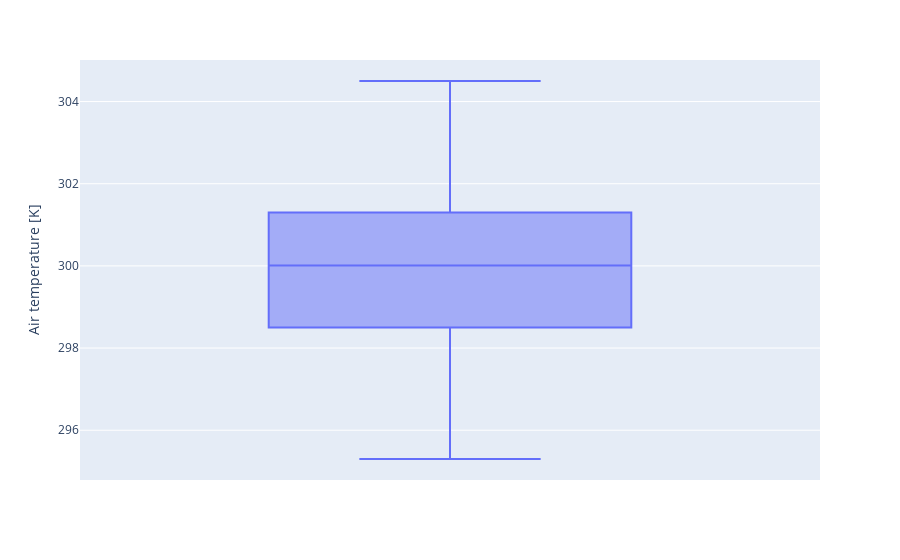
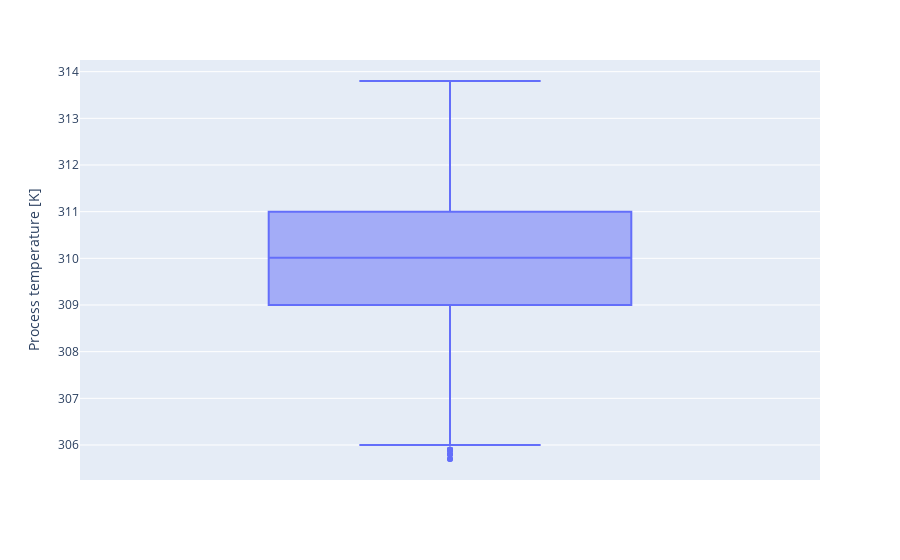
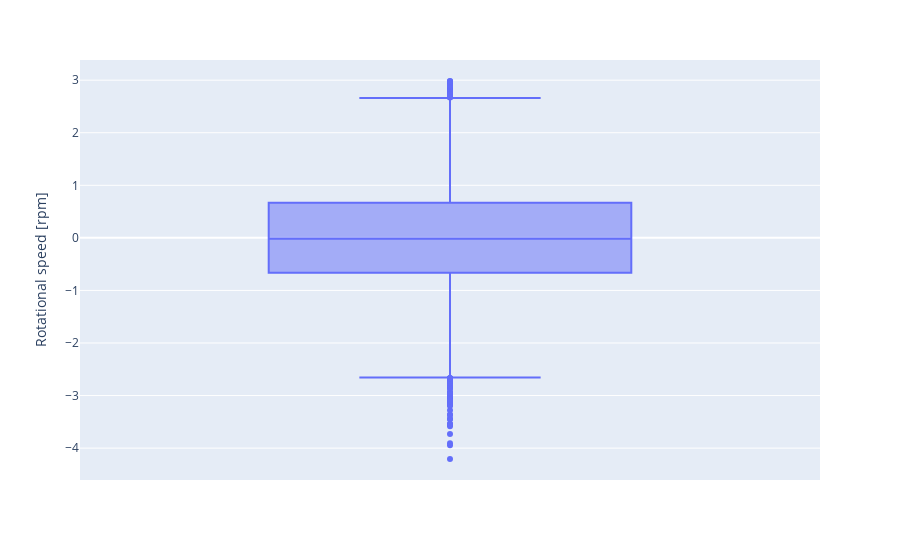
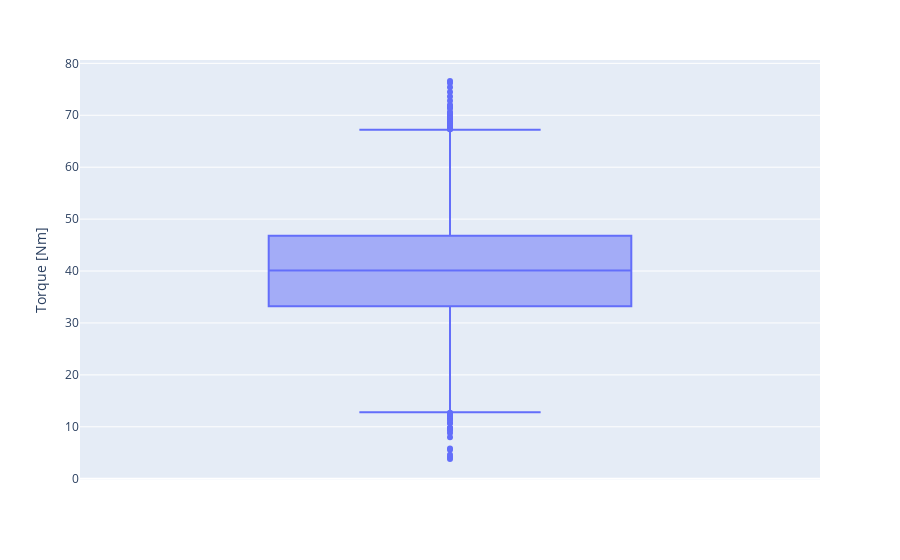

The notebook cell these images were saved under, in order:
### Markdown cell above
# Dealing with outliers

## Starting with visual methods. 

Using the plotter class methods for creating histograms and boxplots to check for outliers:

### Code cell
plotter.hist_plotter(df_transformed)

plotter.box_plot_outlier_check(df_transformed)

### Figure 1 — Plotly figure (JSON) as saved in the notebook; plotly's stock layout.template omitted (floating-point values rounded to 4 significant figures; data arrays with more than 128 entries replaced by an {"elided": "..."} marker saying what was removed)
{"data": [{"alignmentgroup": "True", "hovertemplate": "Air temperature [K]=%{y}<extra></extra>", "legendgroup": "", "marker": {"color": "#636efa"}, "name": "", "notched": false, "offsetgroup": "", "orientation": "v", "showlegend": false, "type": "box", "x0": " ", "xaxis": "x", "y": {"elided": "10000 float values"}, "y0": " ", "yaxis": "y"}], "layout": {"boxmode": "group", "legend": {"tracegroupgap": 0}, "margin": {"t": 60}, "xaxis": {"anchor": "y", "domain": [0, 1]}, "yaxis": {"anchor": "x", "domain": [0, 1], "title": {"text": "Air temperature [K]"}}}}

### Figure 2 — Plotly figure (JSON) as saved in the notebook; plotly's stock layout.template omitted (floating-point values rounded to 4 significant figures; data arrays with more than 128 entries replaced by an {"elided": "..."} marker saying what was removed)
{"data": [{"alignmentgroup": "True", "hovertemplate": "Process temperature [K]=%{y}<extra></extra>", "legendgroup": "", "marker": {"color": "#636efa"}, "name": "", "notched": false, "offsetgroup": "", "orientation": "v", "showlegend": false, "type": "box", "x0": " ", "xaxis": "x", "y": {"elided": "10000 float values"}, "y0": " ", "yaxis": "y"}], "layout": {"boxmode": "group", "legend": {"tracegroupgap": 0}, "margin": {"t": 60}, "xaxis": {"anchor": "y", "domain": [0, 1]}, "yaxis": {"anchor": "x", "domain": [0, 1], "title": {"text": "Process temperature [K]"}}}}

### Figure 3 — Plotly figure (JSON) as saved in the notebook; plotly's stock layout.template omitted (floating-point values rounded to 4 significant figures; data arrays with more than 128 entries replaced by an {"elided": "..."} marker saying what was removed)
{"data": [{"alignmentgroup": "True", "hovertemplate": "Rotational speed [rpm]=%{y}<extra></extra>", "legendgroup": "", "marker": {"color": "#636efa"}, "name": "", "notched": false, "offsetgroup": "", "orientation": "v", "showlegend": false, "type": "box", "x0": " ", "xaxis": "x", "y": {"elided": "10000 float values"}, "y0": " ", "yaxis": "y"}], "layout": {"boxmode": "group", "legend": {"tracegroupgap": 0}, "margin": {"t": 60}, "xaxis": {"anchor": "y", "domain": [0, 1]}, "yaxis": {"anchor": "x", "domain": [0, 1], "title": {"text": "Rotational speed [rpm]"}}}}

### Figure 4 — Plotly figure (JSON) as saved in the notebook; plotly's stock layout.template omitted (floating-point values rounded to 4 significant figures; data arrays with more than 128 entries replaced by an {"elided": "..."} marker saying what was removed)
{"data": [{"alignmentgroup": "True", "hovertemplate": "Torque [Nm]=%{y}<extra></extra>", "legendgroup": "", "marker": {"color": "#636efa"}, "name": "", "notched": false, "offsetgroup": "", "orientation": "v", "showlegend": false, "type": "box", "x0": " ", "xaxis": "x", "y": {"elided": "10000 float values"}, "y0": " ", "yaxis": "y"}], "layout": {"boxmode": "group", "legend": {"tracegroupgap": 0}, "margin": {"t": 60}, "xaxis": {"anchor": "y", "domain": [0, 1]}, "yaxis": {"anchor": "x", "domain": [0, 1], "title": {"text": "Torque [Nm]"}}}}
